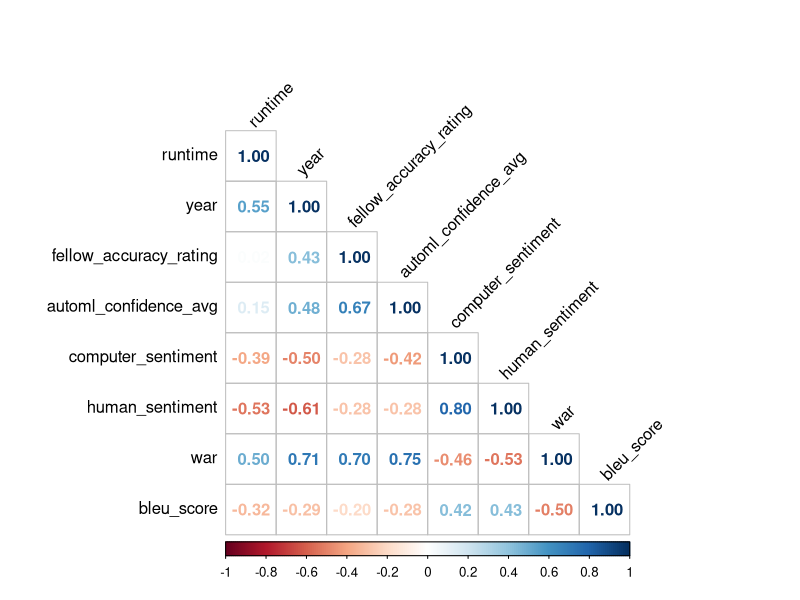
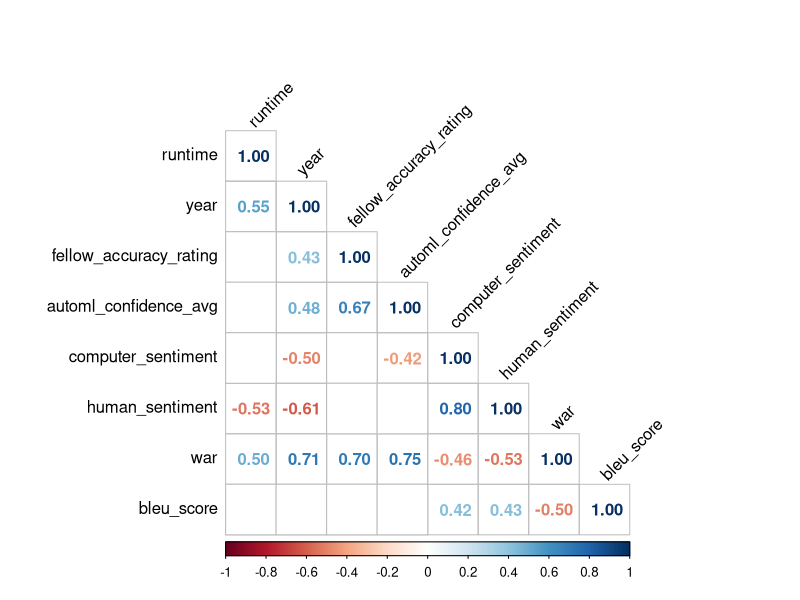

Recreate these plots in R, in order. (Note: this script raises an error after producing the figures.)
library(dplyr)
library(magrittr)
library(ggplot2)
library(Hmisc)
library(corrplot)
library(tidyr)

data <- read.csv('data/final_dataset.csv')

# clean data
data %<>%
  mutate(fellow_accuracy_rating = case_when(fellow_accuracy_rating == 'Poor' ~ 0,
                                            fellow_accuracy_rating == 'Fair' ~ 1,
                                            fellow_accuracy_rating == 'Good' ~ 2, 
                                            fellow_accuracy_rating == 'Excellent' ~ 3))

data %<>%
  rename('computer_sentiment' = sentiment,
         'computer_magnitude' = magnitude)

# compute & visualize correlations and significance
correlations <- rcorr(as.matrix(select(data, runtime, year, fellow_accuracy_rating, automl_confidence_avg, computer_sentiment, human_sentiment, war, bleu_score)))

# all correlations
jpeg("viz/correlations.jpg", width = 600, height = 600)
corrplot(correlations$r,
         method = "number",
         type = "lower",
         tl.col = 'black',
         tl.srt = 45)
dev.off()

# only significant correlations
jpeg("viz/correlation_significance.jpg", width = 600, height = 600)
corrplot(correlations$r,
         method = "number",
         type = "lower",
         tl.col = 'black',
         tl.srt = 45,
         p.mat = correlations$P,
         insig = 'blank')
dev.off

# different types of accuracy by video category
data %>%
  select(category, fellow_accuracy_rating, automl_confidence_avg, war, bleu_score) %>%
  pivot_longer(cols = c("fellow_accuracy_rating", "automl_confidence_avg", "war", "bleu_score"), 
               names_to = "accuracy_type",
               values_to = "accuracy_score") %>%
  group_by(category, accuracy_type) %>%
  summarise(avg_accuracy = mean(accuracy_score, na.rm = TRUE)) %>%
  ggplot() +
  geom_col(aes(category, avg_accuracy, fill = category)) +
  scale_fill_manual(values = c("#182825", "#c1d9cdff")) +
  facet_wrap(~accuracy_type, scales = "free") +
  theme_minimal()

ggsave(filename = "viz/accuracy_by_category.jpg", width = 6, height = 4)

data %>%
  select(category, human_sentiment, computer_sentiment) %>%
  pivot_longer(cols = c("human_sentiment", "computer_sentiment"), 
               names_to = "transcript_type",
               values_to = "sentiment_score") %>%
  group_by(category, transcript_type) %>%
  summarise(avg_sentiment = mean(sentiment_score, na.rm = TRUE)) %>%
  ggplot() +
  geom_bar(aes(category, avg_sentiment, group = transcript_type, fill = transcript_type), position = "dodge", stat = "identity") +
  geom_text(position = position_dodge(width = 1.5), aes(category, avg_sentiment, fill = transcript_type, label = round(avg_sentiment, 2), )) +
  scale_fill_manual(values = c("#182825", "#c1d9cdff")) +
  theme_minimal()

ggsave(filename = "viz/sentiment_by_category.jpg", width = 6, height = 4)

  
